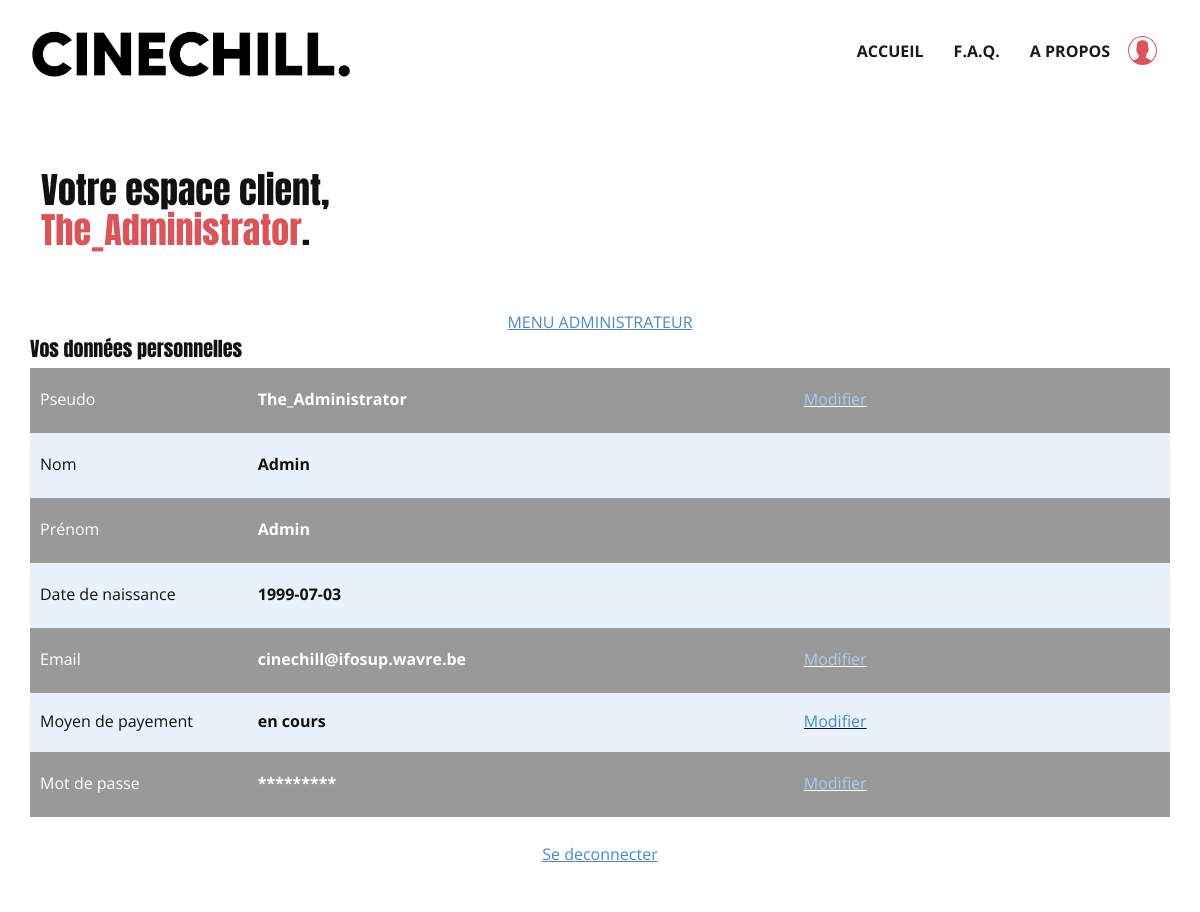
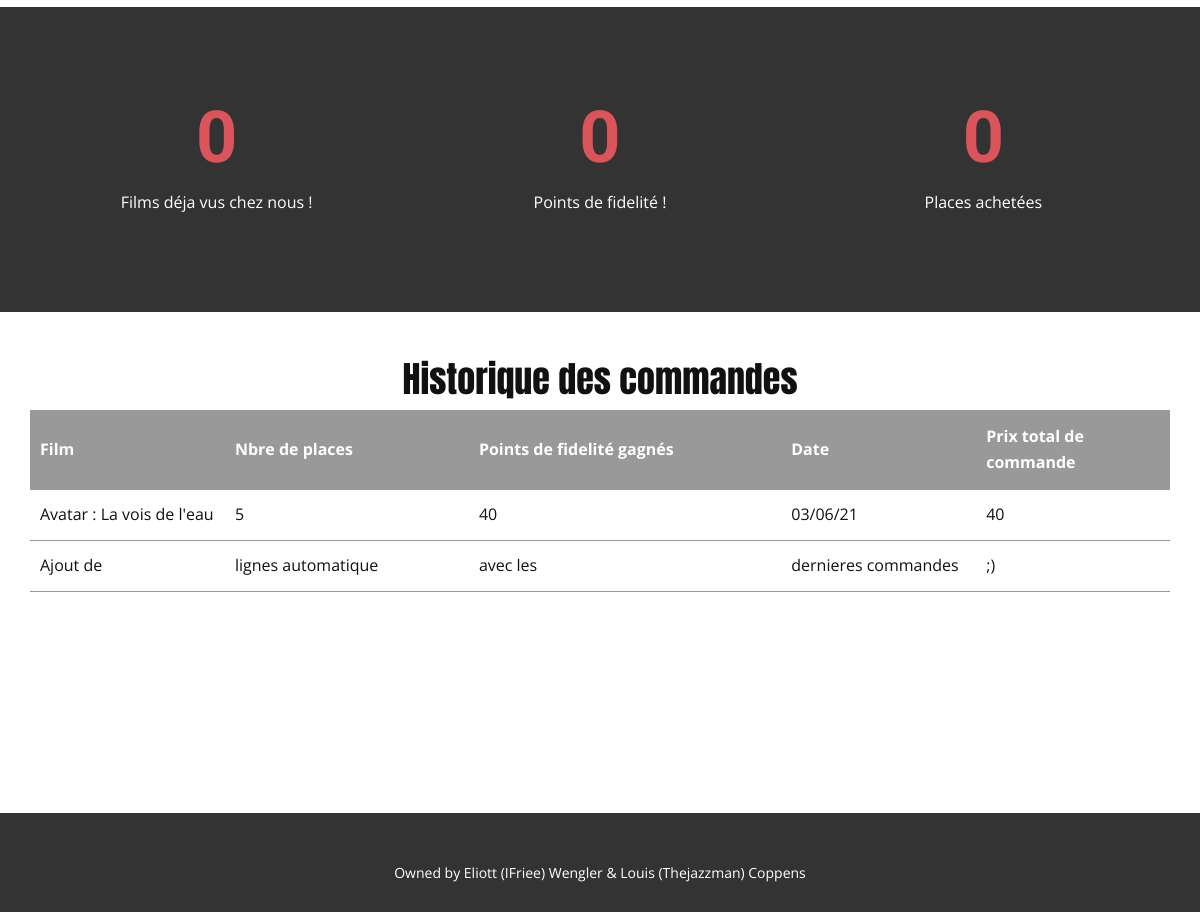
Screenshot of /view/Espace-client.php (signed in) with the database file from the repository (2 pictures, top to bottom).
### tables this page shows
CREATE TABLE `user_tab` (
  `id_user` int(11) NOT NULL,
  `nom_user` varchar(25) DEFAULT NULL,
  `prenom_user` varchar(50) DEFAULT NULL,
  `pseudo_user` varchar(50) DEFAULT NULL,
  `password_user` varchar(60) DEFAULT NULL,
  `mail_user` varchar(100) DEFAULT NULL,
  `date_naissance_user` date DEFAULT NULL,
  `fidelite_user` int(11) DEFAULT 0
);

### model/read.php (called while the page is built, shortened)
<?php
function afficher_pseudo_connecte($db) {
  $id = $_SESSION['id_user'];
  $query = "SELECT * FROM user_tab WHERE id_user = (:post_id)";
  $query_params = array(':post_id' => $id);
  try
  {
      $stmt = $db->prepare($query);
      $result = $stmt->execute($query_params);
  }
  catch(PDOException $ex){
      die("Failed query : " . $ex->getMessage());
  }
  $result = $stmt->fetchAll();
  $user = $result[0];
  return $user;
}
?>

### view/Espace-client.php (the view, shortened to what this page needs)
<?php
include "../model/connection.php";
include "../model/read.php";
$user = afficher_pseudo_connecte($db);
?>
<!DOCTYPE html>
<html style="font-size: 16px;" lang="fr"><head>
    <link rel="stylesheet" href="nicepage.css" media="screen">
<link rel="stylesheet" href="Espace-client.css" media="screen">
  </head>
  <body class="u-body u-xl-mode" data-lang="fr"><header class="u-clearfix u-header u-white" id="sec-fe4e" data-animation-name="" data-animation-duration="0" data-animation-delay="0" data-animation-direction=""><div class="u-clearfix u-sheet u-sheet-1">
        <a href="Accueil.php" class="u-image u-logo u-image-1" data-image-width="1085" data-image-height="213" title="Accueil">
          <img src="images/Plandetravail1.png" class="u-logo-image u-logo-image-1">
        </a>
        <nav class="u-menu u-menu-one-level u-offcanvas u-menu-1">
          <div class="u-custom-menu u-nav-container">
            <ul class="u-nav u-spacing-30 u-unstyled u-nav-1"><li class="u-nav-item"><a class="u-border-2 u-border-active-palette-2-base u-border-hover-palette-2-base u-border-no-left u-border-no-right u-border-no-top u-button-style u-nav-link u-text-active-palette-2-base u-text-grey-90 u-text-hover-grey-90" href="Accueil.php" style="padding: 10px 0px;">Accueil</a>
</li><li class="u-nav-item"><a class="u-border-2 u-border-active-palette-2-base u-border-hover-palette-2-base u-border-no-left u-border-no-right u-border-no-top u-button-style u-nav-link u-text-active-palette-2-base u-text-grey-90 u-text-hover-grey-90" href="faq.php" style="padding: 10px 0px;">F.A.Q.</a>
</li><li class="u-nav-item"><a class="u-border-2 u-border-active-palette-2-base u-border-hover-palette-2-base u-border-no-left u-border-no-right u-border-no-top u-button-style u-nav-link u-text-active-palette-2-base u-text-grey-90 u-text-hover-grey-90" href="à-propos.php" style="padding: 10px 0px;">A propos</a>
</li></ul>
          </div>
        </nav><span class="u-hover-feature u-icon u-text-palette-2-base u-icon-1" data-href="../controller/if_connect.php" title="Espace client"><svg class="u-svg-link" preserveAspectRatio="xMidYMin slice" viewBox="0 0 55 55" style=""><use xmlns:xlink="http://www.w3.org/1999/xlink" xlink:href="#svg-b948"></use></svg></span>
      </div></header>
    <section class="u-align-center u-clearfix u-section-1" id="sec-34b5">
      <div class="u-clearfix u-sheet u-sheet-1">
        <h1 class="u-align-left u-custom-font u-text u-title u-text-1">Votre espace client, <span class="u-text-palette-2-base"><?php echo $user['pseudo_user']; ?></span>.
        </h1>
      </div>
      <div class="admin">
        <?php if ($_SESSION['id_user'] == 1){
        echo '<a href="admin.php"><u>MENU ADMINISTRATEUR</u></a>';
      } ?>
      </div>
    </section>
    <section class="u-clearfix u-section-2" id="sec-8bce">
      <div class="u-clearfix u-sheet u-valign-middle u-sheet-1">
        <h4 class="u-custom-font u-text u-text-default u-text-1">Vos données personnelles</h4>
      </div>
    </section>
    <section class="u-align-center u-clearfix u-section-3" id="sec-d35a">
      <div class="u-clearfix u-sheet u-sheet-1">
        <div class="u-expanded-width u-table u-table-responsive u-table-1">
          <table class="u-table-entity u-table-entity-1">
            <colgroup>
              <col width="19.1%">
              <col width="47.9%">
              <col width="33%">
            </colgroup>
            <tbody class="u-table-alt-palette-1-light-3 u-table-body">
            <tr style="height: 65px;">
                <td class="u-grey-40 u-table-cell u-table-cell-4">Pseudo</td>
                <td class="u-grey-40 u-table-cell u-table-cell-5"><b><?php echo $user['pseudo_user']; ?></b></td>
                <td class="u-grey-40 u-table-cell u-table-cell-6" ><u><a href="erreur404.php">Modifier</a></u></td>
              </tr>
              <tr style="height: 65px;">
                <td class="u-table-cell">Nom</td>
                <td class="u-table-cell"><b><?php echo $user['nom_user'];  ?></b></td>
                <td class="u-table-cell"></td>
              </tr>
              <tr style="height: 65px;">
                <td class="u-grey-40 u-table-cell u-table-cell-4">Prénom</td>
                <td class="u-grey-40 u-table-cell u-table-cell-5"><b><?php echo $user['prenom_user']; ?></b></td>
                <td class="u-grey-40 u-table-cell u-table-cell-6"></td>
              </tr>
              <tr style="height: 65px;">
                <td class="u-table-cell">Date de naissance</td>
                <td class="u-table-cell"><b><?php echo $user['date_naissance_user']; ?></b></td>
                <td class="u-table-cell"></td>
              </tr>
              <tr style="height: 65px;">
                <td class="u-grey-40 u-table-cell u-table-cell-4">Email</td>
                <td class="u-grey-40 u-table-cell u-table-cell-5"><b><?php echo $user['mail_user']; ?></b></td>
                <td class="u-grey-40 u-table-cell u-table-cell-6" ><u><a href="erreur404.php">Modifier</a></u></td>
              </tr>
              <tr style="height: 59px;">
                <td class="u-table-cell">Moyen de payement</td>
                <td class="u-table-cell"><b><?php echo "en cours"  ?></b></td>
                <td class="u-table-cell"><u><a href="payement.php">Modifier</a></u></td>
              </tr>
              <tr style="height: 65px;">
                <td class="u-grey-40 u-table-cell u-table-cell-4">Mot de passe</td>
                <td class="u-grey-40 u-table-cell u-table-cell-5"><b> ********* </b></td>
                <td class="u-grey-40 u-table-cell u-table-cell-6"><u><a href="erreur404.php">Modifier</a></u></td>
              </tr>
            </tbody>
          </table>
        </div>
      </div>
    </section>
    <br>
    <div class="deco">
      <a href="../model/logout.php"> <u>Se deconnecter </u></a>
    </div>
    <br><br>
    <section class="u-clearfix u-grey-80 u-section-4" id="sec-fe43">
      <div class="u-clearfix u-sheet u-valign-middle u-sheet-1">
        <div class="u-expanded-width u-list u-list-1">
          <div class="u-repeater u-repeater-1">
            <div class="u-align-center u-container-style u-list-item u-repeater-item">
              <div class="u-container-layout u-similar-container u-container-layout-1">
                <h1 class="u-text u-text-default u-text-palette-2-base u-title u-text-1" data-animation-name="counter" data-animation-event="scroll" data-animation-duration="3000"><?php echo "3"  ?></h1>
                <p class="u-text u-text-2">Films déja vus chez nous !</p>
              </div>
            </div>
            <div class="u-align-center u-container-style u-list-item u-repeater-item">
              <div class="u-container-layout u-similar-container u-container-layout-2">
                <h1 class="u-text u-text-default u-text-palette-2-base u-title u-text-3" data-animation-name="counter" data-animation-event="scroll" data-animation-duration="3000"><?php echo $user['fidelite_user'];  ?></h1>
                <p class="u-text u-text-default u-text-4">Points de fidelité !</p>
              </div>
            </div>
            <div class="u-align-center u-container-style u-list-item u-repeater-item">
              <div class="u-container-layout u-similar-container u-container-layout-3">
                <h1 class="u-text u-text-default u-text-palette-2-base u-title u-text-5" data-animation-name="counter" data-animation-event="scroll" data-animation-duration="3000"><?php echo "9"  ?></h1>
                <p class="u-text u-text-default u-text-6">Places achetées</p>
              </div>
            </div>
          </div>
        </div>
      </div>
    </section>
    <section class="u-clearfix u-section-5" id="sec-9438">
      <div class="u-clearfix u-sheet u-sheet-1">
        <h2 class="u-custom-font u-subtitle u-text u-text-default u-text-1">Historique des commandes</h2>
      </div>
    </section>
    <section class="u-align-center u-clearfix u-white u-section-6" id="sec-e6dc">
      <div class="u-clearfix u-sheet u-sheet-1">
        <div class="u-expanded-width u-table u-table-responsive u-table-1">
          <table class="u-table-entity u-table-entity-1">
            <colgroup>
              <col width="17.1%">
              <col width="21.4%">
              <col width="27.4%">
              <col width="17.1%">
              <col width="16.999999999999993%">
            </colgroup>
            <thead class="u-grey-50 u-table-header u-table-header-1">
              <tr style="height: 80px;">
                <th class="u-grey-40 u-table-cell u-table-cell-6">Film</th>
                <th class="u-grey-40 u-table-cell u-table-cell-6">Nbre de places</th>
                <th class="u-grey-40 u-table-cell u-table-cell-6">Points de fidelité gagnés</th>
                <th class="u-grey-40 u-table-cell u-table-cell-6">Date</th>
                <th class="u-grey-40 u-table-cell u-table-cell-6">Prix total de commande</th>
              </tr>
            </thead>
            <tbody class="u-table-body">
              <tr style="height: 51px;">
                <td class="u-border-1 u-border-grey-40 u-border-no-left u-border-no-right u-table-cell">Avatar : La vois de l'eau</td>
                <td class="u-border-1 u-border-grey-40 u-border-no-left u-border-no-right u-table-cell">5</td>
                <td class="u-border-1 u-border-grey-40 u-border-no-left u-border-no-right u-table-cell">40</td>
                <td class="u-border-1 u-border-grey-40 u-border-no-left u-border-no-right u-table-cell">03/06/21</td>
                <td class="u-border-1 u-border-grey-40 u-border-no-left u-border-no-right u-table-cell">40</td>
              </tr>
              <tr style="height: 51px;">
                <td class="u-border-1 u-border-grey-40 u-border-no-left u-border-no-right u-table-cell">Ajout de </td>
                <td class="u-border-1 u-border-grey-40 u-border-no-left u-border-no-right u-table-cell">lignes automatique</td>
                <td class="u-border-1 u-border-grey-40 u-border-no-left u-border-no-right u-table-cell">avec les</td>
                <td class="u-border-1 u-border-grey-40 u-border-no-left u-border-no-right u-table-cell">dernieres commandes</td>
                <td class="u-border-1 u-border-grey-40 u-border-no-left u-border-no-right u-table-cell">;)</td>
              </tr>
            </tbody>
          </table>
        </div>
      </div>
    </section>
    <footer class="u-align-center u-clearfix u-footer u-grey-80 u-footer" id="sec-f4a6"><div class="u-clearfix u-sheet u-sheet-1">
        <p class="u-small-text u-text u-text-variant u-text-1">Owned by Eliott (IFriee) Wengler &amp; Louis (Thejazzman) Coppens<br>
        </p>
      </div></footer>
</body></html>

### view/Espace-client.css (style rules this page uses)
.deco { text-align: center; color: red; }
.u-section-1 .u-sheet-1 { min-height: 207px; }
.u-section-1 .u-text-1 { font-size: 2.25rem; font-family: Anton; margin: 69px 829px 60px 11px; }
.u-section-2 .u-sheet-1 { min-height: 25px; }
.u-section-2 .u-text-1 { font-family: Anton; font-size: 1.25rem; margin: 1px auto 1px 0; }
.u-section-3 .u-sheet-1 { min-height: 447px; }
.u-section-3 .u-table-1 { margin: 6px auto 0 0; }
.u-section-3 .u-table-entity-1 { min-height: 100px; }
.u-section-3 .u-table-cell-4 { background-image: none; }
.u-section-3 .u-table-cell-5 { background-image: none; }
.u-section-3 .u-table-cell-6 { background-image: none; }
.u-section-4 { background-image: none; }
.u-section-4 .u-sheet-1 { min-height: 305px; }
.u-section-4 .u-list-1 { grid-template-rows: auto; height: auto; margin: 30px auto 30px 0; }
.u-section-4 .u-repeater-1 { grid-template-columns: calc(33.3333% - 6.66667px) calc(33.3333% - 6.66667px) calc(33.3333% - 6.66667px); grid-gap: 10px 10px; min-height: 245px; }
.u-section-4 .u-container-layout-1 { padding: 30px; }
.u-section-4 .u-text-1 { font-weight: 700; margin: 31px auto 0; }
.u-section-4 .u-text-2 { margin: 13px auto 0; }
.u-section-4 .u-container-layout-2 { padding: 30px; }
.u-section-4 .u-text-3 { font-weight: 700; margin: 31px auto 0; }
.u-section-4 .u-text-4 { margin: 13px auto 0; }
.u-section-4 .u-container-layout-3 { padding: 30px; }
.u-section-4 .u-text-5 { font-weight: 700; margin: 31px auto 0; }
.u-section-4 .u-text-6 { margin: 13px auto 0; }
.u-section-5 .u-sheet-1 { min-height: 87px; }
.u-section-5 .u-text-1 { font-family: Anton; margin: 48px auto 0; }
.u-section-6 { background-image: none; }
.u-section-6 .u-sheet-1 { min-height: 413px; }
.u-section-6 .u-table-1 { margin-top: 10px; margin-bottom: 60px; }
.u-section-6 .u-table-entity-1 { min-height: 100px; }
.u-section-6 .u-table-header-1 { font-weight: 700; background-image: none; }

### rows the page displays
user_tab: pseudo_user "The_Administrator", nom_user "Admin", prenom_user "Admin", date_naissance_user "1999-07-03", mail_user "cinechill@ifosup.wavre.be", fidelite_user "0"
